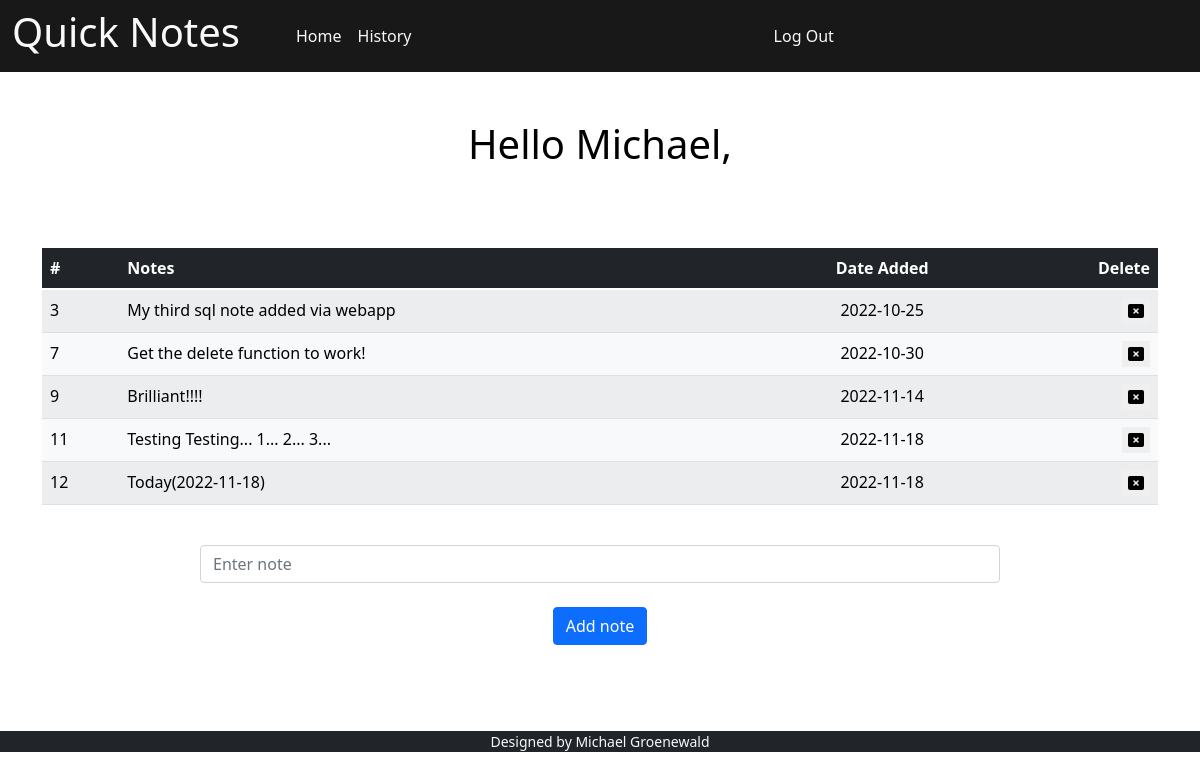
The page / (signed in) on the database its author committed.
### tables this page shows
CREATE TABLE 'users' ('id' INTEGER PRIMARY KEY AUTOINCREMENT NOT NULL, 'username' TEXT NOT NULL,'hash' TEXT NOT NULL, 'email' TEXT NOT NULL, 'reset_token' TEXT, 'token_timer'  DATETIME DEFAULT CURRENT_TIMESTAMP  );

CREATE TABLE 'notes' ('id' INTEGER PRIMARY KEY AUTOINCREMENT NOT NULL, 'user_id' INTEGER NOT NULL, 'note' TEXT NOT NULL,'visible' INTEGER NOT NULL DEFAULT 1, 'date'  DATETIME NOT NULL DEFAULT CURRENT_DATE  );

### app.py (the view)
@app.route("/", methods=["GET", "POST"])
@login_required
def index():
    user_id = session["user_id"]
    add_note = request.form.get("note")
    today = datetime.date.today()
    if request.method == "GET":
        username_query = db.execute("SELECT username FROM users WHERE id = ?", user_id)
        username = username_query[0]["username"]
        user_notes = db.execute("SELECT * FROM notes WHERE user_id = ? AND visible = 1", user_id)
        return render_template("index.html", username=username, user_notes=user_notes)
    else:
        if add_note:
            db.execute("INSERT INTO notes (user_id, note, date) VALUES (?, ?, ?)", user_id, add_note, today)
            flash("Note added")
        return redirect("/")

### app.py (called while the page is built)
@app.after_request
def after_request(response):
    response.headers["Cache-Control"] = "no-cache, no-store, must-revalidate"
    response.headers["Expires"] = 0
    response.headers["Pragma"] = "no-cache"
    return response

### helpers.py (called while the page is built)
def login_required(f):
    @wraps(f)
    def decorated_function(*args, **kwargs):
        if session.get("user_id") is None:
            return redirect("/login")
        return f(*args, **kwargs)
    return decorated_function

### templates/index.html (shortened to what this page needs)
{% extends "layout.html" %}
{% block main %}
    <h1 class="welcome body-text">Hello {{ username }}, </h1>
    <br/>
    <br/>
    <br/>
        <table class="table table-dark table-striped">
            <thead>
                <tr>
                    <th class="text-start">#</th>
                    <th class="text-start">Notes</th>
                    <th class="text-center">Date Added</th>
                    <th class="text-end">Delete</th>
                </tr>
            </thead>
            <tbody>
                {% for user in user_notes %}
                    <tr class="table-light">
                        <form action="/" method="get">
                            <td class="text-start">{{ user["id"] }}</td>
                            <td class="text-start">{{ user["note"] }}</td>
                            <td class="text-center">{{ user["date"] }}</td>
                        </form>
                        <form action="/delete?id={{ user['id'] }}" method="post">
                            <td class="text-end"><button class="close-btn" type="submit" name="remove_note"><i class="fa-solid fa-rectangle-xmark"></i></button></td>
                        </form>
                    </tr>
                {% endfor %}
            </tbody>
        </table>
        <br/>
        <form action="/" method="post">
            <div>
                <input class="form-control mx-auto box-size" name="note" placeholder="Enter note" type="text">
                <button class="btn btn-primary mt-4" type="submit">Add note</button>
            </div>
        </form>
{% endblock %}

### templates/layout.html (shortened to what this page needs)
<!DOCTYPE html>
<html lang="en">
    <head>
        <link href="https://cdn.jsdelivr.net/npm/bootstrap@5.1.3/dist/css/bootstrap.min.css" rel="stylesheet">
        <link href="/static/style.css" rel="stylesheet">
    </head>
    <body>
        <nav class="navbar navbar-expand-lg navbar-dark" style="background-color: #181818">
            <div class="container-fluid">
                <div class="collapse navbar-collapse" id="navbarSupportedContent">
                    {% if session["user_id"] %}
                    <h1 class="text-end text-light me-5">Quick Notes</h1>
                    <ul class="navbar-nav me-auto mb-2 mb-lg-0">
                        <li class="nav-item">
                        <a class="nav-link active text-light" aria-current="page" href="/">Home</a>
                        </li>
                        <li class="nav-item">
                        <a class="nav-link text-light"  href="/history">History</a>
                        </li>
                    </ul>
                    <ul class="navbar-nav me-auto mb-2 mb-lg-0">
                        <li class="nav-item">
                        <a class="nav-link text-light"  href="/logout">Log Out</a>
                        </li>
                    </ul>
                    {% endif %}
                </div>
            </div>
        </nav>
        <main class="container py-5 text-center">
            {% block main %}{% endblock %}
        </main>
        <footer class="mb-5 small text-light text-center bg-dark">
            Designed by Michael Groenewald
        </footer>
    </body>
</html>

### static/style.css (style rules this page uses)
body { background-image: url("../static/Purple-Nebula.jpg"); background-repeat: no-repeat; background-position: center; background-size: cover; background-color: rgba(255,255,255,0.3); background-blend-mode: lighten; min-height: 100vh; display: flex; flex-direction: column; }
.box-size { width: 800px; }
.welcome { color: black; }
.container { display: flex; flex-direction: column; }
.close-btn { border: none }
footer { margin-top: auto; }

### rows shown on the page
users: username "Michael"
notes: id "3", note "My third sql note added via webapp", date "2022-10-25"
notes: id "7", note "Get the delete function to work!", date "2022-10-30"
notes: id "9", note "Brilliant!!!!", date "2022-11-14"
notes: id "11", note "Testing Testing... 1... 2... 3...", date "2022-11-18"
notes: id "12", note "Today(2022-11-18)", date "2022-11-18"
